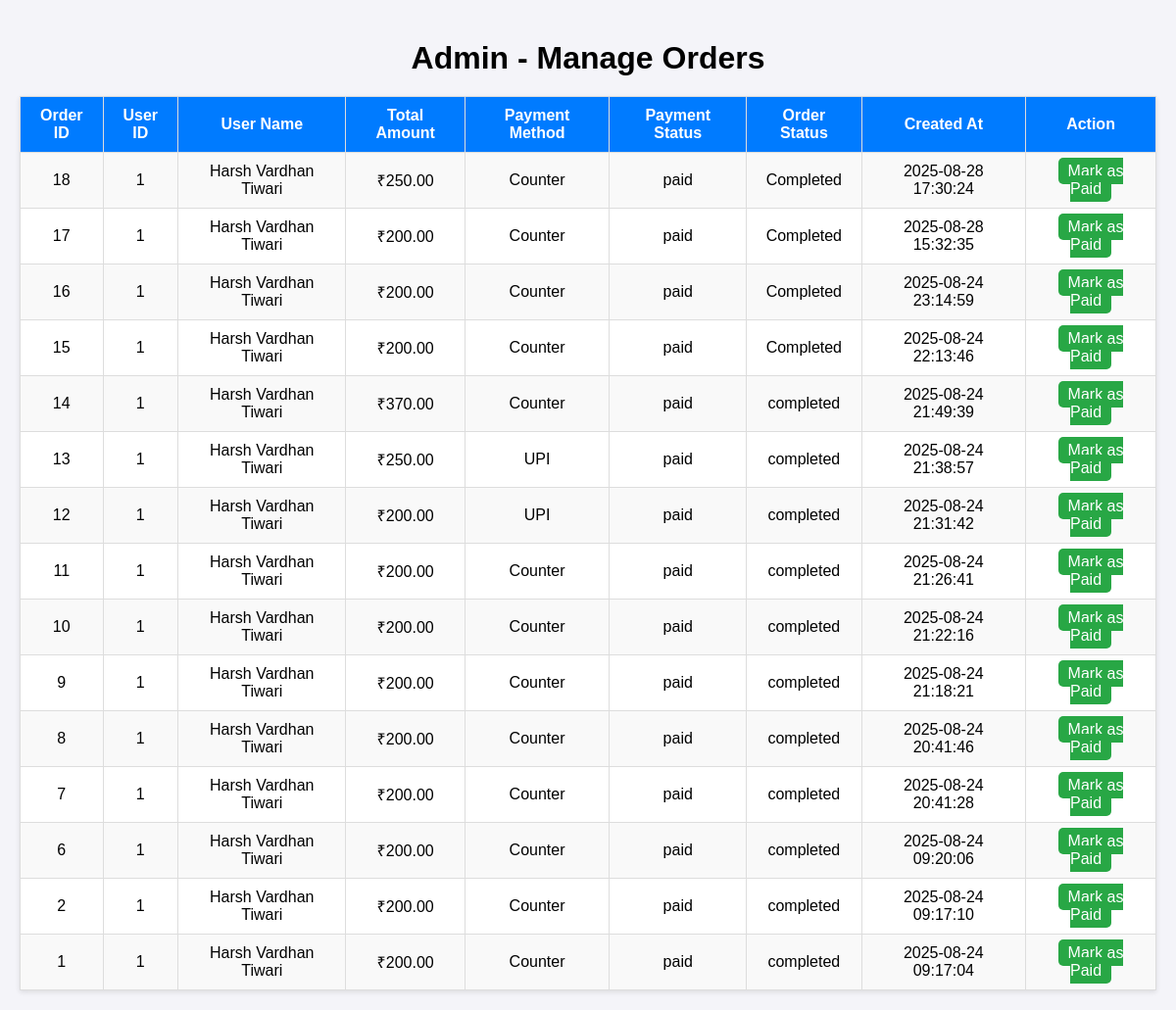
The app's page /admin_orders.php (signed in) with its own data.
### tables this page shows
CREATE TABLE `orders` (
  `id` int(11) NOT NULL,
  `user_id` int(11) NOT NULL,
  `total_amount` decimal(10,2) NOT NULL,
  `order_status` varchar(50) NOT NULL DEFAULT 'pending',
  `created_at` timestamp NOT NULL DEFAULT current_timestamp(),
  `payment_method` enum('UPI','Counter') DEFAULT 'Counter',
  `payment_status` enum('unpaid','paid') DEFAULT 'unpaid',
  `coupon_code` varchar(50) DEFAULT NULL
);

CREATE TABLE `users` (
  `id` int(11) NOT NULL,
  `name` varchar(100) NOT NULL,
  `email` varchar(150) DEFAULT NULL,
  `phone` varchar(15) NOT NULL,
  `password` varchar(255) DEFAULT NULL,
  `google_id` varchar(255) DEFAULT NULL,
  `otp` int(6) DEFAULT NULL,
  `otp_expire` datetime DEFAULT NULL,
  `created_at` timestamp NOT NULL DEFAULT current_timestamp(),
  `address` varchar(255) DEFAULT NULL,
  `address_line1` varchar(255) DEFAULT NULL,
  `city` varchar(100) DEFAULT NULL,
  `state` varchar(100) DEFAULT NULL,
  `pincode` varchar(20) DEFAULT NULL,
  `verified` tinyint(1) DEFAULT 0
);

### admin_orders.php (the view, shortened to what this page needs)
<?php
include 'db.php';
$sql = "SELECT o.id, o.user_id, u.name AS user_name, o.total_amount, o.payment_method, o.payment_status, o.order_status, o.created_at
        FROM orders o
        JOIN users u ON o.user_id = u.id
        ORDER BY o.created_at DESC";
$result = $conn->query($sql);
?>
<!DOCTYPE html>
<html lang="en">
<head>
</head>
<body>
<h1>Admin - Manage Orders</h1>
<table>
    <tr>
        <th>Order ID</th>
        <th>User ID</th>
        <th>User Name</th>
        <th>Total Amount</th>
        <th>Payment Method</th>
        <th>Payment Status</th>
        <th>Order Status</th>
        <th>Created At</th>
        <th>Action</th>
    </tr>
    <?php if ($result->num_rows > 0): ?>
        <?php while($row = $result->fetch_assoc()): ?>
            <tr>
                <td><?php echo $row['id']; ?></td>
                <td><?php echo $row['user_id']; ?></td>
                <td><?php echo htmlspecialchars($row['user_name']); ?></td>
                <td>₹<?php echo number_format($row['total_amount'], 2); ?></td>
                <td><?php echo $row['payment_method']; ?></td>
                <td><?php echo $row['payment_status']; ?></td>
                <td><?php echo $row['order_status']; ?></td>
                <td><?php echo $row['created_at']; ?></td>
                <td>
                    <?php if ($row['payment_status'] !== 'Paid'): ?>
                        <a href="?mark_paid=<?php echo $row['id']; ?>" class="btn btn-paid" onclick="return confirm('Mark this order as Paid and Completed?')">Mark as Paid</a>
                    <?php else: ?>
                        ✅ Paid & Completed
                    <?php endif; ?>
                </td>
            </tr>
        <?php endwhile; ?>
    <?php else: ?>
        <tr><td colspan="9">No orders found.</td></tr>
    <?php endif; ?>
</table>
</body>
</html>

### admin_orders.php (style rules this page uses)
body { font-family: Arial, sans-serif; background:#f4f4f9; margin:0; padding:20px; }
h1 { text-align:center; margin-bottom:20px; }
table { width:100%; border-collapse:collapse; background:#fff; box-shadow:0px 2px 5px rgba(0,0,0,0.1); }
th, td { border:1px solid #ddd; padding:10px; text-align:center; }
th { background:#007bff; color:#fff; }
tr:nth-child(even) { background:#f9f9f9; }
.btn { padding:5px 10px; border:none; cursor:pointer; border-radius:5px; text-decoration:none; }
.btn-paid { background:#28a745; color:#fff; }

### records on screen
orders: id "18", user "1", user.name "Harsh Vardhan Tiwari", total_amount "250.00", payment_method "Counter", payment_status "paid", order_status "Completed", created_at "2025-08-28 17:30:24"
orders: id "17", user "1", user.name "Harsh Vardhan Tiwari", total_amount "200.00", payment_method "Counter", payment_status "paid", order_status "Completed", created_at "2025-08-28 15:32:35"
orders: id "16", user "1", user.name "Harsh Vardhan Tiwari", total_amount "200.00", payment_method "Counter", payment_status "paid", order_status "Completed", created_at "2025-08-24 23:14:59"
orders: id "15", user "1", user.name "Harsh Vardhan Tiwari", total_amount "200.00", payment_method "Counter", payment_status "paid", order_status "Completed", created_at "2025-08-24 22:13:46"
orders: id "14", user "1", user.name "Harsh Vardhan Tiwari", total_amount "370.00", payment_method "Counter", payment_status "paid", order_status "completed", created_at "2025-08-24 21:49:39"
orders: id "13", user "1", user.name "Harsh Vardhan Tiwari", total_amount "250.00", payment_method "UPI", payment_status "paid", order_status "completed", created_at "2025-08-24 21:38:57"
orders: id "12", user "1", user.name "Harsh Vardhan Tiwari", total_amount "200.00", payment_method "UPI", payment_status "paid", order_status "completed", created_at "2025-08-24 21:31:42"
orders: id "11", user "1", user.name "Harsh Vardhan Tiwari", total_amount "200.00", payment_method "Counter", payment_status "paid", order_status "completed", created_at "2025-08-24 21:26:41"
orders: id "10", user "1", user.name "Harsh Vardhan Tiwari", total_amount "200.00", payment_method "Counter", payment_status "paid", order_status "completed", created_at "2025-08-24 21:22:16"
orders: id "9", user "1", user.name "Harsh Vardhan Tiwari", total_amount "200.00", payment_method "Counter", payment_status "paid", order_status "completed", created_at "2025-08-24 21:18:21"
orders: id "8", user "1", user.name "Harsh Vardhan Tiwari", total_amount "200.00", payment_method "Counter", payment_status "paid", order_status "completed", created_at "2025-08-24 20:41:46"
orders: id "7", user "1", user.name "Harsh Vardhan Tiwari", total_amount "200.00", payment_method "Counter", payment_status "paid", order_status "completed", created_at "2025-08-24 20:41:28"
orders: id "6", user "1", user.name "Harsh Vardhan Tiwari", total_amount "200.00", payment_method "Counter", payment_status "paid", order_status "completed", created_at "2025-08-24 09:20:06"
orders: id "2", user "1", user.name "Harsh Vardhan Tiwari", total_amount "200.00", payment_method "Counter", payment_status "paid", order_status "completed", created_at "2025-08-24 09:17:10"
orders: id "1", user "1", user.name "Harsh Vardhan Tiwari", total_amount "200.00", payment_method "Counter", payment_status "paid", order_status "completed", created_at "2025-08-24 09:17:04"
